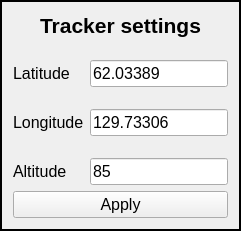
    <widget class="QFrame" name="formFrame">
     <property name="geometry">
      <rect>
       <x>1290</x>
       <y>850</y>
       <width>241</width>
       <height>201</height>
      </rect>
     </property>
     <property name="frameShape">
      <enum>QFrame::Box</enum>
     </property>
     <property name="lineWidth">
      <number>2</number>
     </property>
     <layout class="QFormLayout" name="formLayout">
      <item row="0" column="0" colspan="2">
       <widget class="QLabel" name="label_2">
        <property name="font">
         <font>
          <family>Arial</family>
          <pointsize>16</pointsize>
          <weight>75</weight>
          <bold>true</bold>
         </font>
        </property>
        <property name="text">
         <string>Tracker settings</string>
        </property>
        <property name="alignment">
         <set>Qt::AlignCenter</set>
        </property>
       </widget>
      </item>
      <item row="1" column="0">
       <spacer name="verticalSpacer_9">
        <property name="orientation">
         <enum>Qt::Vertical</enum>
        </property>
        <property name="sizeType">
         <enum>QSizePolicy::Fixed</enum>
        </property>
        <property name="sizeHint" stdset="0">
         <size>
          <width>20</width>
          <height>10</height>
         </size>
        </property>
       </spacer>
      </item>
      <item row="2" column="0">
       <widget class="QLabel" name="label_4">
        <property name="font">
         <font>
          <family>Arial</family>
          <pointsize>12</pointsize>
         </font>
        </property>
        <property name="text">
         <string>Latitude</string>
        </property>
       </widget>
      </item>
      <item row="2" column="1">
       <widget class="QLineEdit" name="latStationEdit">
        <property name="font">
         <font>
          <family>Arial</family>
          <pointsize>12</pointsize>
         </font>
        </property>
        <property name="text">
         <string>62.03389</string>
        </property>
       </widget>
      </item>
      <item row="3" column="0">
       <spacer name="verticalSpacer_10">
        <property name="orientation">
         <enum>Qt::Vertical</enum>
        </property>
        <property name="sizeType">
         <enum>QSizePolicy::Fixed</enum>
        </property>
        <property name="sizeHint" stdset="0">
         <size>
          <width>20</width>
          <height>10</height>
         </size>
        </property>
       </spacer>
      </item>
      <item row="4" column="0">
       <widget class="QLabel" name="label_6">
        <property name="font">
         <font>
          <family>Arial</family>
          <pointsize>12</pointsize>
         </font>
        </property>
        <property name="text">
         <string>Longitude</string>
        </property>
       </widget>
      </item>
      <item row="4" column="1">
       <widget class="QLineEdit" name="lonStationEdit">
        <property name="font">
         <font>
          <family>Arial</family>
          <pointsize>12</pointsize>
         </font>
        </property>
        <property name="text">
         <string>129.73306</string>
        </property>
       </widget>
      </item>
      <item row="5" column="0">
       <spacer name="verticalSpacer_11">
        <property name="orientation">
         <enum>Qt::Vertical</enum>
        </property>
        <property name="sizeType">
         <enum>QSizePolicy::Fixed</enum>
        </property>
        <property name="sizeHint" stdset="0">
         <size>
          <width>20</width>
          <height>10</height>
         </size>
        </property>
       </spacer>
      </item>
      <item row="6" column="0">
       <widget class="QLabel" name="label_45">
        <property name="font">
         <font>
          <family>Arial</family>
          <pointsize>12</pointsize>
         </font>
        </property>
        <property name="text">
         <string>Altitude</string>
        </property>
       </widget>
      </item>
      <item row="6" column="1">
       <widget class="QLineEdit" name="altStationEdit">
        <property name="font">
         <font>
          <family>Arial</family>
          <pointsize>12</pointsize>
         </font>
        </property>
        <property name="text">
         <string>85</string>
        </property>
       </widget>
      </item>
      <item row="7" column="0" colspan="2">
       <widget class="QPushButton" name="trackerApplyButton">
        <property name="font">
         <font>
          <family>Arial</family>
          <pointsize>12</pointsize>
         </font>
        </property>
        <property name="text">
         <string>Apply</string>
        </property>
       </widget>
      </item>
     </layout>
    </widget>
